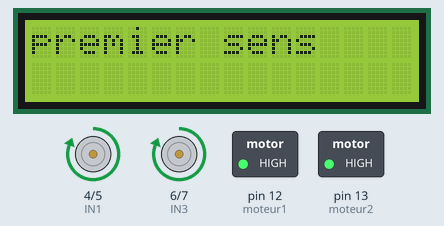
This sketch was run on a simulated Arduino Uno, built with avr-gcc and run on an emulated ATmega328P. On the bench: 16×2 character LCD, motor-driver pin pairs drawn as motors (green arrow = first pin HIGH = forward, orange = second pin HIGH = backward, longer = more drive), switched loads named in the sketch (green lamp = pin HIGH).

Above: at 0.1 s.
At 5.1 s:
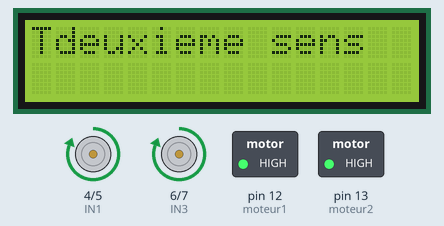
At 8.1 s:
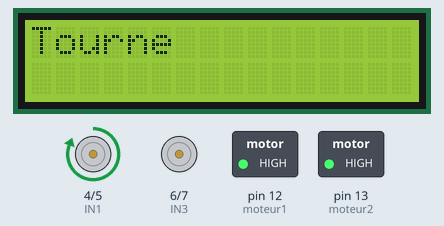
At 10.1 s:
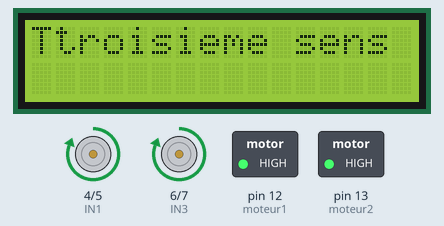
At 12.1 s:
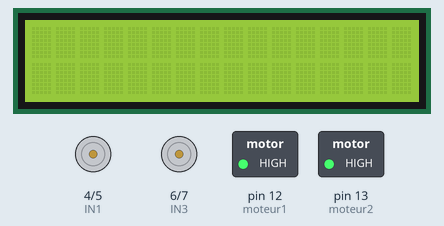
Timing chart, 0 to 39.6 s (numbered marks = the images above):
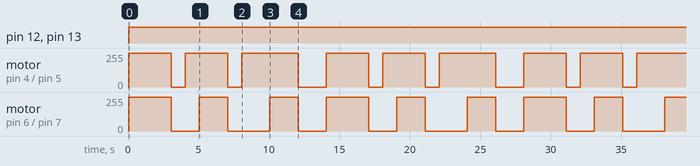

Measured:
- by itself, pin 12 (moteur1), pin 13 (moteur2): LOW → HIGH at 0.06 s
- by itself, motor on pin 4 (IN1) / pin 5 (IN2): repeats every 14.0 s: stopped 1.0 s, forward 255/255 3.0 s, stopped 1.0 s, forward 255/255 4.0 s, stopped 2.0 s, forward 255/255 3.0 s
- by itself, motor on pin 6 (IN3) / pin 7 (IN4): repeats every 14.0 s: stopped 2.0 s, forward 255/255 2.0 s, stopped 3.0 s, forward 255/255 2.0 s, stopped 2.0 s, forward 255/255 3.0 s
- what the display in image 1 shows lasts 2.0 s, from 5.1 s to 7.1 s

The sketch:

piloter_robot_marche_tourne.ino
```cpp
#include "LiquidCrystal.h"


#define IN1 4
#define IN2 5
#define IN3 6
#define IN4 7

const int moteur1=12;
const int moteur2=13;


const int rs=34, en=32, d4=30, d5=28, d6=26, d7=24;
LiquidCrystal LCD(rs, en, d4, d5, d6, d7);

void setup() {

   LCD.begin(16, 2);

   pinMode(moteur1,OUTPUT);
   pinMode(moteur2,OUTPUT);

   pinMode(IN1, OUTPUT);
   pinMode(IN2, OUTPUT);
   pinMode(IN3, OUTPUT);
   pinMode(IN4, OUTPUT);
}

void loop() {

     digitalWrite(moteur1, HIGH);
     digitalWrite(moteur2, HIGH);
//-------------------------------------------------- PREMIER SENS

     LCD.print("premier sens");
     LCD.setCursor(1, 0);


     digitalWrite(IN1, HIGH);
     digitalWrite(IN2, LOW);
     digitalWrite(IN3, HIGH);
     digitalWrite(IN4, LOW);

     delay(3000);


//-------------------------------------------------- ARRET
     LCD.clear();

     digitalWrite(IN1, LOW);
     digitalWrite(IN2, LOW);
     digitalWrite(IN3, LOW);
     digitalWrite(IN4, LOW);

     delay(1000);

//-------------------------------------------------- TOURNE

     LCD.print("Tourne");
     LCD.setCursor(1, 0);

    digitalWrite(IN1, HIGH);
     digitalWrite(IN2, LOW);
     digitalWrite(IN3, LOW);
     digitalWrite(IN4, LOW);

     delay(1000);

//-------------------------------------------------- CONTINU

     LCD.print("deuxieme sens");
     LCD.setCursor(1, 0);

     digitalWrite(IN1, HIGH);
     digitalWrite(IN2, LOW);
     digitalWrite(IN3, HIGH);
     digitalWrite(IN4, LOW);

     delay(2000);


//-------------------------------------------------- ARRET
     LCD.clear();

     digitalWrite(IN1, LOW);
     digitalWrite(IN2, LOW);
     digitalWrite(IN3, LOW);
     digitalWrite(IN4, LOW);

     delay(1000);

//-------------------------------------------------- TOURNE

     LCD.print("Tourne");
     LCD.setCursor(1, 0);

    digitalWrite(IN1, HIGH);
     digitalWrite(IN2, LOW);
     digitalWrite(IN3, LOW);
     digitalWrite(IN4, LOW);

     delay(2000);


//-------------------------------------------------- CONTINU

     LCD.print("troisieme sens");
     LCD.setCursor(1, 0);

     digitalWrite(IN1, HIGH);
     digitalWrite(IN2, LOW);
     digitalWrite(IN3, HIGH);
     digitalWrite(IN4, LOW);

     delay(2000);
//-------------------------------------------------- ARRET
     LCD.clear();

     digitalWrite(IN1, LOW);
     digitalWrite(IN2, LOW);
     digitalWrite(IN3, LOW);
     digitalWrite(IN4, LOW);

     delay(2000);


}
```
